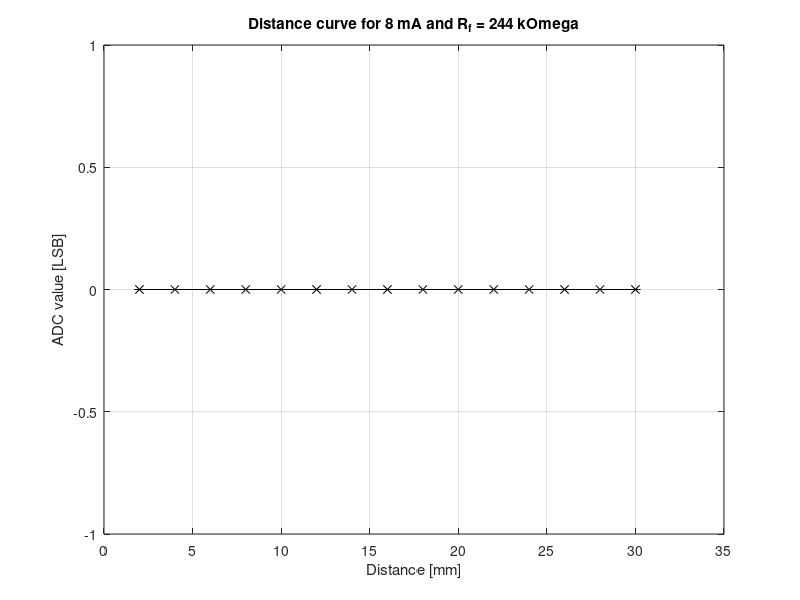

The MATLAB script that drew this image: (Note: this script raises an error after producing the figure.)
% Distance curve for single optode measurement. %

start_indices = [632, 738, 541, 624, 506, 1209, 425, 503, ...
    594, 529, 506, 547, 466, 473, 585];
stop_indices = [1131, 1248, 1025, 1083, 1004, 1636, 1003, 957, ...
    1163, 1160, 1021, 1117, 1004, 975, 1074];
taring_value = [56, 26,4, -4, -1, -9, -12, -13, 0, -6, -1, 3, 1, 5, 6];

d = [2,4,6,8,10,12,14,16,18,20,22,24,26,28,30];
m = zeros(1,15);
st = zeros(1,15);

for n = 1:15
    file_name = sprintf("d%d", n);
    try
        data_adr = readtable(file_name);
        data = table2array(data_adr);
        measurements = data(:,6);
        segment = measurements(start_indices(n):stop_indices(n));
        m(n) = mean(segment) - taring_value(n);
        st(n) = std(segment);
    catch
        fprintf("No file for d%d.\n", n);
    end
end

errorbar(d, m, st, '-kx')
xlabel('Distance [mm]')
ylabel('ADC value [LSB]')
title("Distance curve for 8 mA and R_f = 244 k\Omega");
grid on

%%
clc;
start_indices = [632, 738, 541, 624, 506, 1209, 425, 503, ...
    594, 529, 506, 547, 466, 473, 585];
stop_indices = [1131, 1248, 1025, 1083, 1004, 1636, 1003, 957, ...
    1163, 1160, 1021, 1117, 1004, 975, 1074];
taring_value = [56, 26,4, -4, -1, -9, -12, -13, 0, -6, -1, 3, 1, 5, 6];

file_name = "d15.csv";
data = readtable(file_name);
data = table2array(data);
plot(data(:,1), data(:,6));